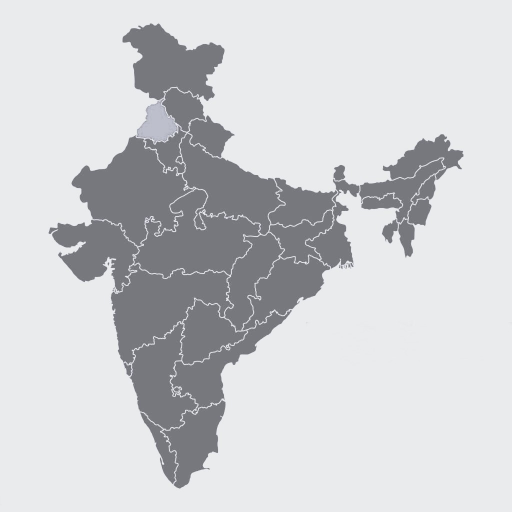
#> input picture Week 09/map.jpg, 1024 x 1024 px (shown at 1/2 size)
$ jupyter execute --allow-errors Week_09.ipynb   (older library calls are emulated)
#> lines starting #> are read from the running program, lines starting #| are printed output that depends on the picture; long printed decimals are rounded
<h1 align="center"><b><u> WEEK - 09 </u></b></h1>

<br>

<br><br>

---
---

<br>

<h1 align="center"><b><u> Natural Language Processing - Author Stylometry </u></b></h1>

---
---

Stylometry is the quantitative study of literacy style. <br>
It is based on the observation that authors tend to write in relatively consistent, recognizableand unique ways. <br>
For example some people write in short sentences while others prefer long blocks of text consisting of many clauses.

So there are 85 files which have been written by some of the authors and our key idea is to understand their style of writing so that we can get some ideas of how we can distinguish different authors using their style of writing. <br>

So our analysis we will use these files as input and we will plot the word length distribution and through that we will try to make some sense that whether different people write in a different way or not. <br>

Hence, we are splitting the files into five categories, these categories are: <br>
<i>
first there are some 51 papers known to have been written by Alexander Hamilton <br>
then there are 14 papers which have been written by James Madison, <br>
4 papers are known to have written by John Jay and <br>
3 papers were co-written by Hamilton and Madison and <br>
there are 12 papers disputed between Hamilton and Madison which we don’t know who exactly was the author of these twelve papers <br>
</i>

Therefore, our idea is to understand the style of writing of these papers and then try to analyse this twelve papers whether they were written by Hamilton or Madison <br>

So we are are going to use these files in our analysis as an input and we will plot the word length distribution. <br>

[<h2><b>Stylometry Folder Link</b></h2>](https://github.com/programminghistorian/ph-submissions/blame/gh-pages/assets/introduction-to-stylometry-with-python/stylometry-federalist.zip)

[cell 1]
import nltk

# Creating dictionary of the paper that Author's wrote:
papers = {'Madison': [10, 14, 37, 38, 39, 40, 41, 42, 43, 44, 45, 46, 47, 48],
          'Hamilton': [1, 6, 7, 8, 9, 11, 12, 13, 15, 14, 17, 21, 22, 23, 24,
                       25, 26, 27, 28, 29, 30, 31, 32, 33, 34, 35, 36, 59, 60,
                       61, 65, 66, 67, 68, 69, 70, 71, 72, 73, 74, 75, 76, 77,
                       78, 79, 80, 81, 82, 83, 84, 85],
          'Jay': [2, 3, 4, 5],
          'Shared': [18, 19, 20],
          'Disputed': [49, 50, 51, 52, 53, 54, 55, 56, 57, 58, 62, 63]
          }


# reading files:

def read_files(filename):
    strings = []

    for file in filename:
        with open(f'data/federalist_{file}.txt') as f:
            strings.append(f.read())

    return ('\n'.join(strings))


federalist_by_author = {}

#> (the rest of this cell did not finish here and is left out)

<br><br>

---
---

<br>

<h1 align="center"><b><u> Introduction to Networkx </u></b></h1>

---
---

[cell 2]
import networkx as nx
import matplotlib.pyplot as plt


G = nx.Graph()

# Simply adding each nodes one by one:
G.add_node(1)
G.add_node(2)
G.add_node(3)

# Defining the each edge between the nodes:
G.add_edge(1, 2)
G.add_edge(2, 3)
G.add_edge(1, 3)

print(G.nodes())
print()
print(G.edges())

nx.draw(G)
plt.show()
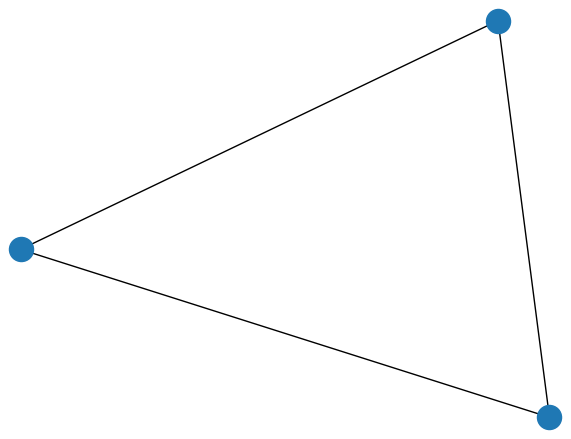
#> figure drawn by matplotlib, 1 panel

[cell 3]
import networkx as nx
import matplotlib.pyplot as plt

G = nx.Graph()

# Passing all the nodes as list and adding them:
l = [1, 2, 3]
G.add_nodes_from(l)


G.add_edge(1, 2)
G.add_edge(2, 3)
G.add_edge(1, 3)

print(G.nodes())
print()
print(G.edges())

nx.draw(G)
plt.show()
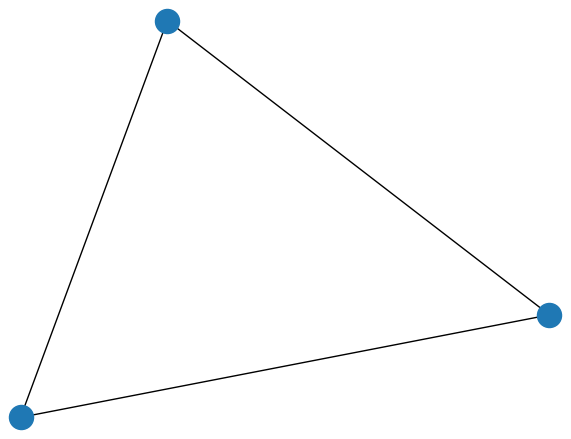
#> figure drawn by matplotlib, 1 panel

[cell 4]
import networkx as nx
import matplotlib.pyplot as plt


G = nx.Graph()

# When you want a complete graph of a desired number of nodes:
# A complete graph on n nodes means that all pairs of distinct nodes have an edge connecting them.
G = nx.complete_graph(20)

nx.draw(G)
plt.show()
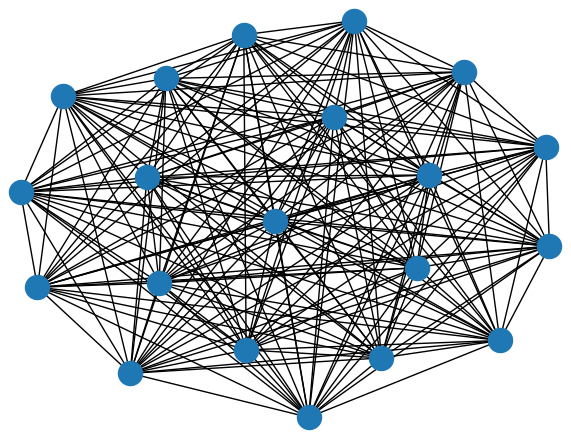
#> figure drawn by matplotlib, 1 panel

[cell 5]
import networkx as nx
import matplotlib.pyplot as plt


G = nx.Graph()

# When you want a graph of a desired number of nodes and probability with putting the edges b/w two nodes:
# Returns a G{n,p} random graph, also known as an Erdős-Rényi graph or a binomial graph.
# The G{n,p} model chooses each of the possible edges with probability p.
G = nx.gnp_random_graph(15, 0.3)

nx.draw(G)
plt.show()
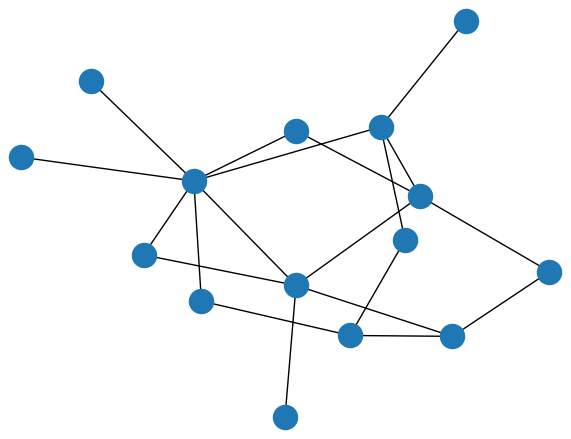
#> figure drawn by matplotlib, 1 panel

print(G.nodes)
print()
print(G.edges)
print()
print(G.degree(5))

[cell 6]
import networkx as nx
import matplotlib.pyplot as plt


G = nx.Graph()

# Returns a random graph using Barabási–Albert preferential attachment
# A graph of n nodes is grown by attaching new nodes each with m edges that are preferentially attached to existing nodes with high degree.
G = nx.barabasi_albert_graph(50, 2)

nx.draw(G)
plt.show()
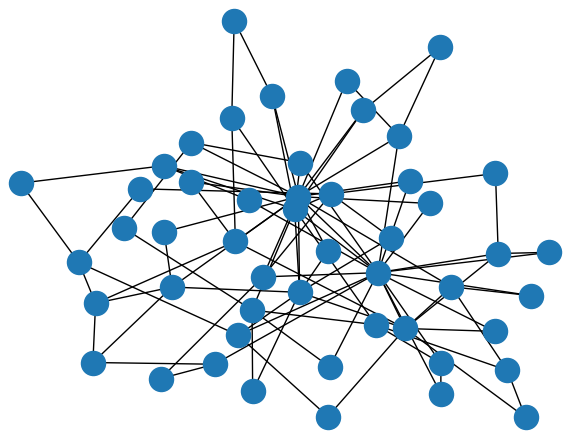
#> figure drawn by matplotlib, 1 panel

nx.write_gexf(G, "barabasi.gexf")

<br><br>

---
---

<br>

<h1 align="center"><b><u> Six Degrees of Separation : Meet your favourites </u></b></h1>

---
---

Six degree of separation:- it is basically analysing the social network. <br>
It is believed that any two people are connected by on an average of six people.

[<h2><b>Facebook Dataset Link</b></h2>](https://snap.stanford.edu/data/ego-Facebook.html)
Download the file named as <b><i>facebook_combined.txt.gz</i></b>

[cell 7]
import networkx as nx
import numpy as np

# Reading all the nodes or values from the file
#> (the rest of this cell did not finish here and is left out)

<br><br>

---
---

<br>

<h1 align="center"><b><u> Area Calculation - Don't Measure </u></b></h1>

---
---

When we have less number of sample dots, we do not get satisfactory result:

But upon increasing the number of dot iteration on the map, we get almost correct result:

<br>

<h2 align="center"><b><u> What is an image? </u></b></h2>

[cell 8]
# Representing an image:

import numpy as np
from PIL import Image

# Creating an image of particular RGB value
# Defining the dimensions of the image:
width = 5
height = 4

# Declaring an array of the given dimension:
# Here 3 is for the byte value of the R G B
array1 = np.zeros([height, width, 3], dtype=np.uint8)

# Now making image out of this defined array:

img = Image.fromarray(array1)
# The created image will be black in colour since we have defined the values as 0, 0, 0 only for R, G, B respectively and (0, 0, 0) stands for black in RGB.
img.save('img1_created.png')

[cell 9]
# Creating coloured image:
import numpy as np
from PIL import Image

# Creating an image of particular RGB value
# Defining the dimensions of the image:
width = 100
height = 200

# Declaring an array of the given dimension:
# Here 3 is for the byte value of the R G B
array2 = np.zeros([height, width, 3], dtype=np.uint8)

# Now making image out of this defined array:

# Fill the left half of the image with orange color:
array2[:, :width // 2] = [255, 128, 0]  # Orange Colour

# Fill the right half of the image with blue color:
array2[:, width // 2:] = [0, 0, 255]  # Blue Colour

img = Image.fromarray(array2)
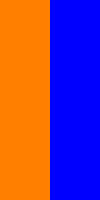
#> img: PIL image 100x200 RGB; mean R, G, B 127.5, 64, 127.5
# The created image will be in orange and blue colour since we have defined the required RGB values.
img.save('img2_created.png')

[cell 10]
# Given an image, we need to find the RGB values:
from PIL import Image

# Opening the image:
img = Image.open('img2_created.png')

# Converting the image to RGB:
rgb_img = img.convert('RGB')

# Get RGB values from specific pixels
r1, g1, b1 = rgb_img.getpixel((1, 1))    # Pixel at the top-left corner
#> r1 = 255; g1 = 128; b1 = 0
r2, g2, b2 = rgb_img.getpixel((1, 199))  # Pixel at x=150, y=0
#> r2 = 255; g2 = 128; b2 = 0

print("RGB value at (1, 1):", r1, g1, b1)
#| RGB value at (1, 1): 255 128 0
print("RGB value at (1, 199):", r2, g2, b2)
#| RGB value at (1, 199): 255 128 0

# <u>Area Of Punjab</u>

### Method: 01 - BASED ON RGB VALUES:

[cell 11]
# Finding the area of punjab wrt indian map on the basis of RGB values:
import scipy.misc
import imageio.v2 as imageio
from PIL import Image
import numpy as np
import random

# Reading the image:
# img = scipy.misc.imread("map.jpg")            # Deprecated version of reading an image in scipy.misc
img = imageio.imread("map.jpg")
#> img is the input picture: shape (1024, 1024, 3); mean R, G, B 206.2, 207.2, 210

# Keeping count of the number of dots present in punjab and india region:
count_pun = 0
count_in = 0
count = 0

# Running for very large value in order to get almost exact area:
while (count <= 100000):
    # The dimension of the image:
    # X is taken as depth(Vertical value) of the image in python
    x = random.randint(0, 1023)
    # Y is taken as length(Horizontal) of the image in python
    y = random.randint(0, 1023)
    # since we are reading the value by scipy.misc, it has Z value as well
    z = 0                           # Since our image is 2-D therefore Z=0

    # RGB values for India Region
    if img[x][y][z] == 119:
        count_in += 1
        count += 1
    else:
        # RGB value for Punjab Region:
        if img[x][y][z] == 189:
            count_pun += 1
            count += 1
#> after the loop, count = 100001; count_in = 99024; count_pun = 977

area_pun = (count_pun / count_in) * 3287263
#> area_pun = 32433.1

print("Area of Punjab Region is: ", area_pun)
#| Area of Punjab Region is:  32433.107

# <u>Area Of Punjab</u>

### Method: 02 - PYTHONIC METHOD

[cell 12]
from PIL import Image
import random

# Opening the image:
img = Image.open("map.jpg")

# In order to calculate the RGB values, we need to convert this image into RGB matrix
rgb_img = img.convert("RGB")


# Keeping count of the number of dots present in punjab and india region:
count_pun = 0
count_in = 0
count = 0


# Running for very large value in order to get exact area:
while (count <= 100000):
    # The dimension of the image:
    # X is taken as depth(Vertical value) of the image in python
    x = random.randint(0, 1023)
    # Y is taken as length(Horizontal) of the image in python
    y = random.randint(0, 1023)
    # since we are reading the value by scipy.misc, it has Z value as well
    z = 0                           # Since our image is 2-D therefore Z=0

    # Storing the RGB values in the r, g, b variables
    r, g, b = rgb_img.getpixel((x, y))

    # RGB values for India Region
    if r == 119:
        count_in += 1
        count += 1
    else:
        # RGB value for Punjab Region:
        if r == 189:
            count_pun += 1
            count += 1
#> this loop made 553615 passes
#> (r, g, b) on passes 1 to 3: (234, 235, 239), (234, 235, 237), (234, 235, 237)
#> after the loop, count = 100001; count_in = 98927; count_pun = 1074

area_pun = (count_pun / count_in) * 3287263
#> area_pun = 35688.1

print("Area of Punjab Region is: ", area_pun)
#| Area of Punjab Region is:  35688.138

<br><br><br><br><br><br><br><br>

---

---

> <br><br><br><br>
>
> <h1 align="center"><b><u> Week 09: Assignment </u></b></h1>
>
> <br><br><br><br>

---

---

<h1 align="center"><b><u> QUESTION - 01 </u></b></h1>

<h1 align="center"><b><u> QUESTION - 02 </u></b></h1>

[cell 13]
orginal_list = [1, 2, 3, 4, 5]

print(orginal_list)
print(type(orginal_list))
print()

orginal_list = tuple(orginal_list)
print(orginal_list)
print(type(orginal_list))

<h1 align="center"><b><u> QUESTION - 03 </u></b></h1>

[cell 14]
import networkx as nx
import matplotlib.pyplot as plt

G = nx.gnp_random_graph(10, 0.5)
print(nx.is_connected(G))

nx.draw(G)
plt.show()
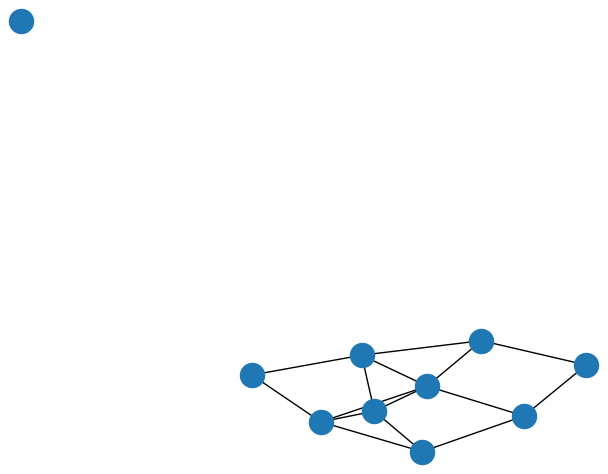
#> figure drawn by matplotlib, 1 panel

<h1 align="center"><b><u> QUESTION - 04 </u></b></h1>

[cell 15]
import networkx as nx
import matplotlib.pyplot as plt

G = nx.Graph()
G.add_nodes_from([1, 2, 3, 4])
G.add_edges_from([(1, 2), (2, 1), (2, 3), (3, 4), (4, 1), (3, 1)])

nx.draw(G, with_labels=True)
plt.show()
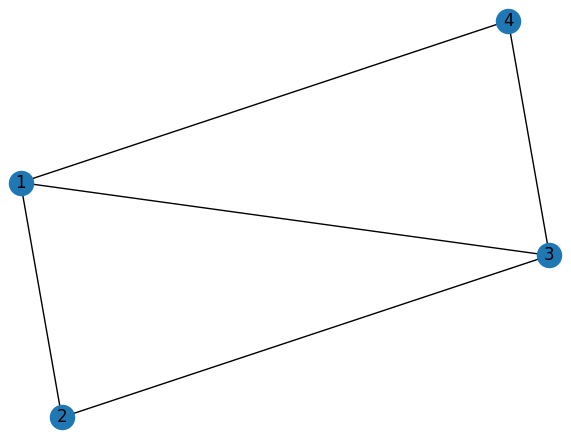
#> figure drawn by matplotlib, 1 panel

<h1 align="center"><b><u> QUESTION - 05 </u></b></h1>

<h1 align="center"><b><u> QUESTION - 06 </u></b></h1>

<h1 align="center"><b><u> QUESTION - 07 </u></b></h1>

<h1 align="center"><b><u> QUESTION - 08 </u></b></h1>

<h1 align="center"><b><u> QUESTION - 09 </u></b></h1>

<h1 align="center"><b><u> QUESTION - 10 </u></b></h1>

<br><br><br><br>

---

---

<br><br>

<h1 align="center"><b><u> PROGRAMMING ASSIGNMENT - 01: </u></b></h1>
<br><br>

[cell 16]
def subStr(s1, s2):
    return (s2 in s1)


if __name__ == "__main__":
    s1 = input()
    s2 = input()
    print(subStr(s1, s2))

<br><br><br><br>

---

---

<br><br>

<h1 align="center"><b><u> PROGRAMMING ASSIGNMENT - 02: </u></b></h1>
<br><br>

[cell 17]
def mergeDic(d1, d2):
    for key in d2:
        if key not in d1:
            d1[key] = d2[key]
    return (d1)


key = list(map(int, input().split()))
val = list(map(int, input().split()))

d1 = {}
for i in range(len(key)):
    d1[key[i]] = val[i]

d2 = {}
key = list(map(int, input().split()))
val = list(map(int, input().split()))
for i in range(len(key)):
    d2[key[i]] = val[i]

print(mergeDic(d1, d2))

$ run again, with Week 09/image-1.png saved as Week 09/map.jpg
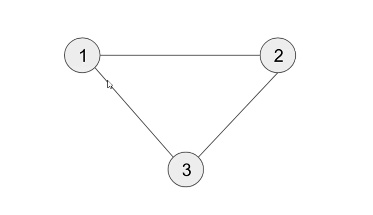
#> input picture Week 09/image-1.png, 373 x 215 px
#> r1 = 255; g1 = 128; b1 = 0
#> r2 = 255; g2 = 128; b2 = 0
#| RGB value at (1, 1): 255 128 0
#| RGB value at (1, 199): 255 128 0
#> img is the input picture: shape (215, 373, 3); min 0, max 255, mean 252.6
#> `plt.show()`:
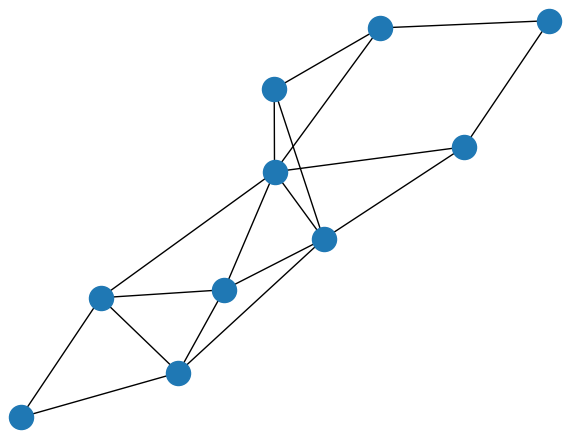
#> figure drawn by matplotlib, 1 panel
